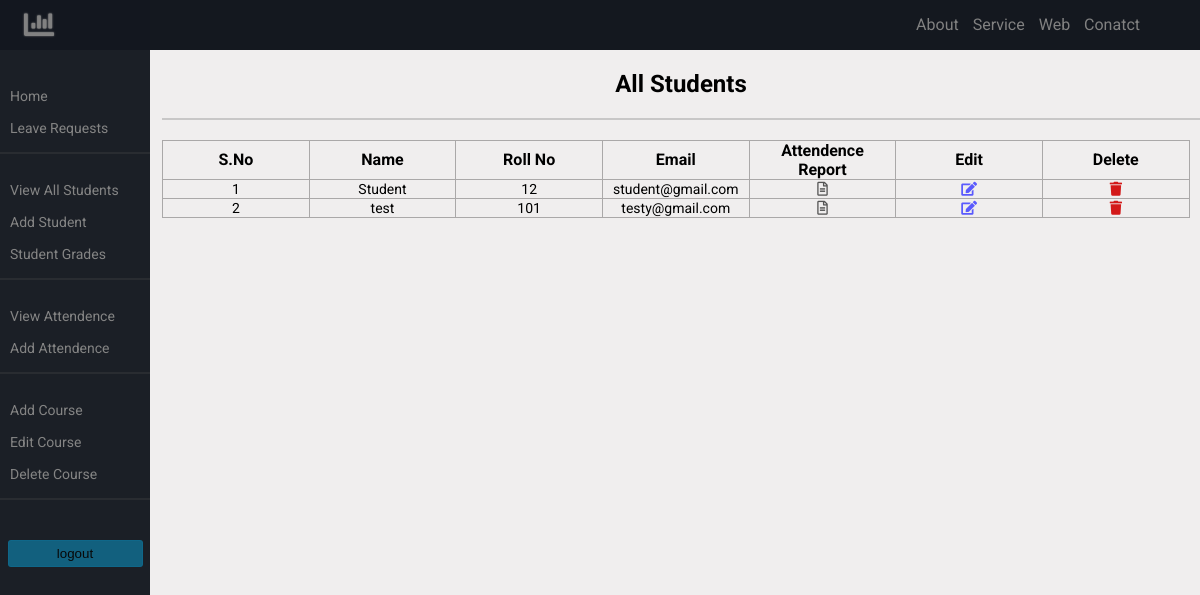
Screenshot of /admin/students.php (signed in) with the database file from the repository.
### tables this page shows
CREATE TABLE `users` (
  `user_id` int(11) NOT NULL,
  `username` varchar(100) NOT NULL,
  `rollNo` int(3) NOT NULL,
  `address` varchar(200) NOT NULL,
  `user_email` varchar(200) NOT NULL,
  `user_password` varchar(200) NOT NULL,
  `user_role` varchar(20) NOT NULL,
  `user_image` varchar(200) NOT NULL DEFAULT 'student.png'
);

### admin/includes/view_all_students.php (the view, shortened to what this page needs)
<section class="stud-data">
  <h1 class="stud-title">All Students</h1>
  <hr class="side-line">
  <table class="data-table">
    <thead>
      <th>S.No</th>
      <th>Name</th>
      <th>Roll No</th>
      <th>Email</th>
      <th>Attendence Report</th>
      <th>Edit</th>
      <th>Delete</th>
    </thead>
    <tbody>
      <?php
      $query = "SELECT * FROM users WHERE user_role='student'";
      $result = mysqli_query($connection, $query);
      $i = 0;
      while ($row = mysqli_fetch_assoc($result)) :
        $db_id = $row['user_id'];
        $db_RollNo = $row['rollNo'];
        $db_email = $row['user_email'];
        $db_username = $row['username'];
        $i++;
      ?>
        <tr>
          <td><?php echo $i; ?></td>
          <td><?php echo $db_username; ?></td>
          <td><?php echo $db_RollNo; ?></td>
          <td><?php echo $db_email; ?></td>
          <td><a class="report-icon" title="student attendence report" href="studentattendencereport.php?id=<?php echo $db_id; ?>&rollno=<?php echo $db_RollNo; ?>"><i class="far fa-file-alt"></i></td>
          <td><a class="edit-icon" title="edit student" href="students.php?source=edit&id=<?php echo $db_id; ?>"><i class="fas fa-edit"></i></a></td>
          <td><a class="delete-icon" title="delete student" onclick="javascript: return confirm('Are you sure?');" href="students.php?source=delete&id=<?php echo $db_id; ?>"><i class="fas fa-trash"></i></a></td>
        </tr>
      <?php endwhile; ?>
    </tbody>
  </table>
</section>

### admin/css/style.css (style rules this page uses)
body { background-color: rgb(240, 238, 238); font-family: 'Roboto', sans-serif; margin: 0; }
.side-line { border: 1px solid rgba(79,79,79, 0.25); margin-bottom: 20px; }
.stud-data { padding-left: 1%; }
.stud-title { text-align: center; }
.data-table { width: 99%; table-layout: fixed; border-radius: 2px; margin-top: 20px; }
th { padding: 10px; padding-top: 0px; padding-bottom: 0px; }
th,td { word-break: break-word; min-width: 50px; }
td { font-size: 14px; text-align: center; }
.data-table, th, tr, td { border: 1px solid #aaa8a8; border-collapse: collapse; }
.delete-icon,.edit-icon,.report-icon { text-decoration: none; transition: transform .3s, text-shadow .3s; font-size: 14px; }
.delete-icon { color: rgb(211, 25, 25); }
.edit-icon { color: rgb(90, 90, 253); }
.report-icon { color: #555555; }
@media only screen and (min-width: 1100px) { .stud-data { padding-left: 13.5%; } }

### rows the page displays
users: username "Student", rollNo "12", user_email "student@gmail.com"
users: username "test", rollNo "101", user_email "testy@gmail.com"
